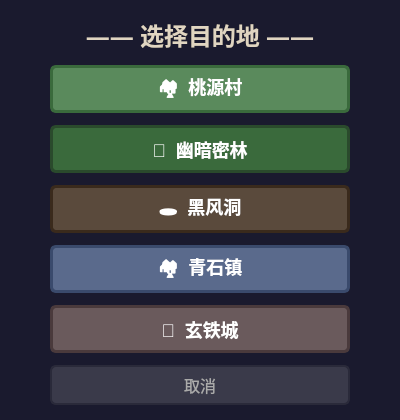
<?xml version="1.0" encoding="UTF-8"?>
<ui version="4.0">
 <class>travel</class>
 <widget class="QDialog" name="travel">
  <property name="geometry">
   <rect><x>0</x><y>0</y><width>400</width><height>420</height></rect>
  </property>
  <property name="windowTitle"><string>选择目的地</string></property>
  <property name="styleSheet"><string notr="true">background-color: #1a1a2e;</string></property>
  <widget class="QLabel" name="label_title">
   <property name="geometry"><rect><x>0</x><y>15</y><width>400</width><height>40</height></rect></property>
   <property name="font"><font><family>楷体</family><pointsize>18</pointsize><weight>75</weight></font></property>
   <property name="styleSheet"><string>color: #e0d5c1; background: transparent;</string></property>
   <property name="text"><string>—— 选择目的地 ——</string></property>
   <property name="alignment"><set>Qt::AlignCenter</set></property>
  </widget>
  <widget class="QPushButton" name="button_village">
   <property name="geometry"><rect><x>50</x><y>65</y><width>300</width><height>48</height></rect></property>
   <property name="styleSheet"><string notr="true">QPushButton {
    background-color: #5a8a5c; color: #ffffff;
    font-family: 楷体; font-size: 18px; font-weight: bold;
    border: 3px solid #3a6a3c; border-radius: 6px; padding: 8px;
}
QPushButton:hover { background-color: #6a9a6c; }
QPushButton:pressed { background-color: #3a6a3c; }</string></property>
   <property name="text"><string>🏘️  桃源村</string></property>
  </widget>
  <widget class="QPushButton" name="button_forest">
   <property name="geometry"><rect><x>50</x><y>125</y><width>300</width><height>48</height></rect></property>
   <property name="styleSheet"><string notr="true">QPushButton {
    background-color: #3a6a3c; color: #ffffff;
    font-family: 楷体; font-size: 18px; font-weight: bold;
    border: 3px solid #2a4a2c; border-radius: 6px; padding: 8px;
}
QPushButton:hover { background-color: #4a7a4c; }
QPushButton:pressed { background-color: #2a4a2c; }</string></property>
   <property name="text"><string>🌲  幽暗密林</string></property>
  </widget>
  <widget class="QPushButton" name="button_cave">
   <property name="geometry"><rect><x>50</x><y>185</y><width>300</width><height>48</height></rect></property>
   <property name="styleSheet"><string notr="true">QPushButton {
    background-color: #5a4a3c; color: #ffffff;
    font-family: 楷体; font-size: 18px; font-weight: bold;
    border: 3px solid #3a2a1c; border-radius: 6px; padding: 8px;
}
QPushButton:hover { background-color: #6a5a4c; }
QPushButton:pressed { background-color: #3a2a1c; }</string></property>
   <property name="text"><string>🕳️  黑风洞</string></property>
  </widget>
  <widget class="QPushButton" name="button_town">
   <property name="geometry"><rect><x>50</x><y>245</y><width>300</width><height>48</height></rect></property>
   <property name="styleSheet"><string notr="true">QPushButton {
    background-color: #5a6a8c; color: #ffffff;
    font-family: 楷体; font-size: 18px; font-weight: bold;
    border: 3px solid #3a4a6c; border-radius: 6px; padding: 8px;
}
QPushButton:hover { background-color: #6a7a9c; }
QPushButton:pressed { background-color: #3a4a6c; }</string></property>
   <property name="text"><string>🏘️  青石镇</string></property>
  </widget>
  <widget class="QPushButton" name="button_city">
   <property name="geometry"><rect><x>50</x><y>305</y><width>300</width><height>48</height></rect></property>
   <property name="styleSheet"><string notr="true">QPushButton {
    background-color: #6a5a5c; color: #ffffff;
    font-family: 楷体; font-size: 18px; font-weight: bold;
    border: 3px solid #4a3a3c; border-radius: 6px; padding: 8px;
}
QPushButton:hover { background-color: #7a6a6c; }
QPushButton:pressed { background-color: #4a3a3c; }</string></property>
   <property name="text"><string>🏰  玄铁城</string></property>
  </widget>
  <widget class="QPushButton" name="button_cancel">
   <property name="geometry"><rect><x>50</x><y>365</y><width>300</width><height>40</height></rect></property>
   <property name="styleSheet"><string notr="true">QPushButton {
    background-color: #3a3a4a; color: #aaaaaa;
    font-family: 楷体; font-size: 16px;
    border: 2px solid #2a2a3a; border-radius: 6px; padding: 6px;
}
QPushButton:hover { background-color: #4a4a5a; color: #ffffff; }</string></property>
   <property name="text"><string>取消</string></property>
  </widget>
 </widget>
 <resources/>
 <connections/>
</ui>
